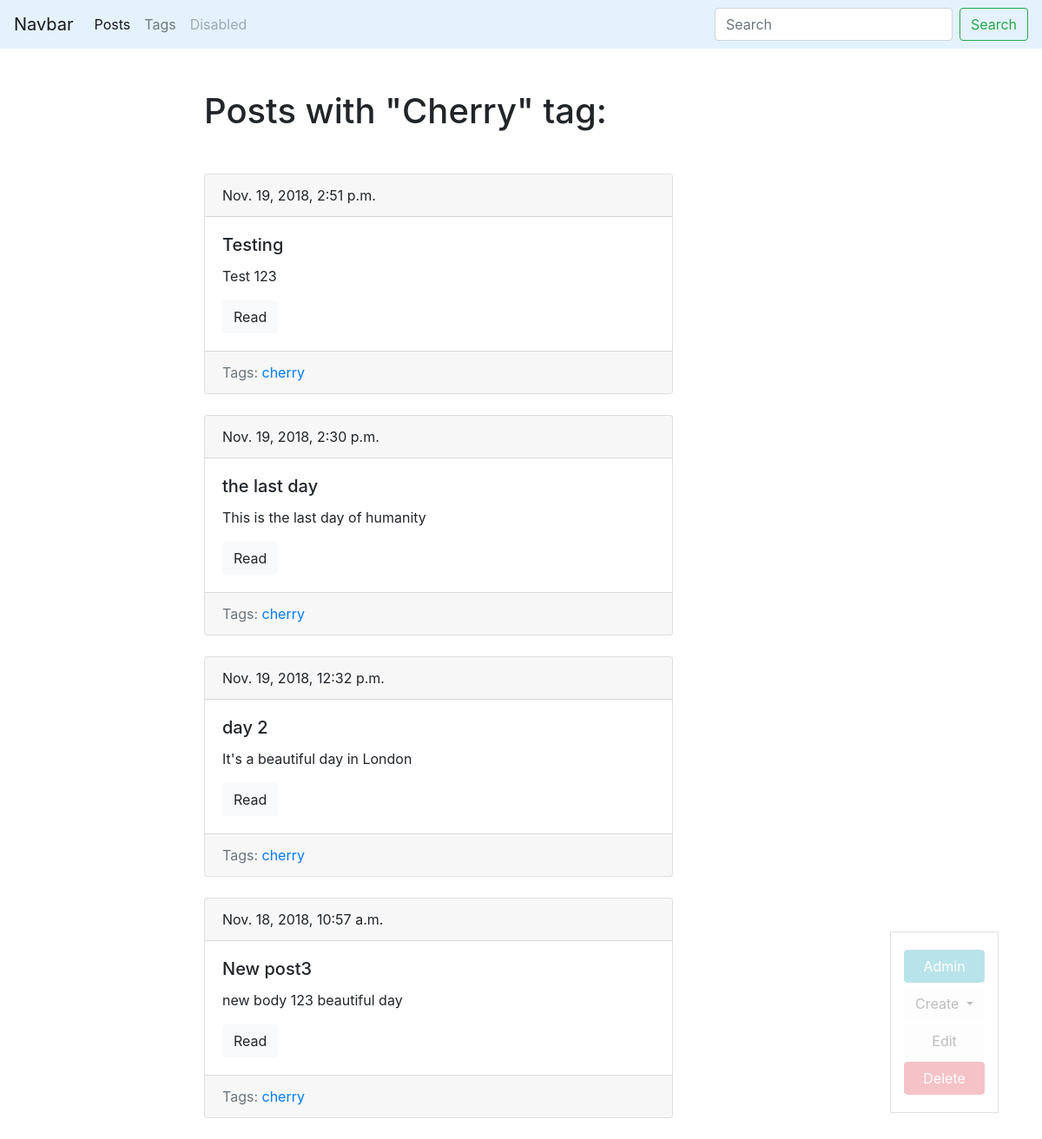
Page /blog/tag/cherry/ (signed in) on the committed database.
### blog/models.py (models this page shows, shortened)
class Tag(models.Model):
    title = models.CharField(max_length=50)
    slug = models.SlugField(max_length=50, unique=True)
    def get_absolute_url(self):
        return reverse('tag_detail_url', kwargs={'slug':self.slug})
    def get_update_url(self):
        return reverse('tag_update_url', kwargs={'slug':self.slug})
    def get_delete_url(self):
        return reverse('tag_delete_url', kwargs={'slug':self.slug})
    class Meta:
        ordering = ['title']

class Post(models.Model):
    title = models.CharField(max_length=150, db_index=True)
    slug = models.SlugField(max_length=150, blank=True, unique=True)
    body = models.TextField(blank=True, db_index=True)
    date_pub = models.DateTimeField(auto_now_add=True)
    tags = models.ManyToManyField('Tag', blank=True, related_name='posts')
    def get_absolute_url(self):
        return reverse('post_detail_url', kwargs={'slug':self.slug})
    class Meta:
        ordering = ['-date_pub']

### blog/views.py (the view)
# urls.py: path('tag/<str:slug>/', TagDetail.as_view(), name='tag_detail_url'),
class TagDetail(ObjectDetailMixin, View):
    model = Tag
    template = 'blog/tag_detail.html'

### blog/utils.py (called while the page is built)
    def get(self, request, slug):
        obj = get_object_or_404(self.model, slug__iexact=slug)
        return render(request, self.template, context={self.model.__name__.lower():obj, 'admin_object': obj, 'detail': True})

### blog/templates/blog/tag_detail.html (shortened to what this page needs)
{% extends 'blog/base_blog.html' %}
{% block content %}
    <h1 class="mb-5">Posts with "{{ tag.title|title }}" tag:</h1>
    {% for post in tag.posts.all %}
      {% include 'blog/includes/post_card_template.html' %}
    {% endfor %}
{% endblock %}

### blog/templates/blog/includes/post_card_template.html
<div class="card mb-4">
  <div class="card-header">
    {{ post.date_pub }}
  </div>
  <div class="card-body">
    <h5 class="card-title">{{ post.title }}</h5>
    <p class="card-text">{{ post.body | truncatewords:15}}</p>
    <a href="{{ post.get_absolute_url }}" class="btn btn-light">Read</a>
  </div>
  <div class="card-footer text-muted">
    Tags:
    {% for post in post.tags.all %}
        <a href="{{ post.get_absolute_url }}">{{ post.title }}</a>
    {% endfor %}
  </div>
</div>

### rows in the picture
Tag: title "Cherry", title "cherry"
Post: date_pub "Nov. 19, 2018, 2:51 p.m.", title "Testing", body "Test 123"
Post: date_pub "Nov. 19, 2018, 2:30 p.m.", title "the last day", body "This is the last day of humanity"
Post: date_pub "Nov. 19, 2018, 12:32 p.m.", title "day 2", body "It's a beautiful day in London"
Post: date_pub "Nov. 18, 2018, 10:57 a.m.", title "New post3", body "new body 123 beautiful day"
